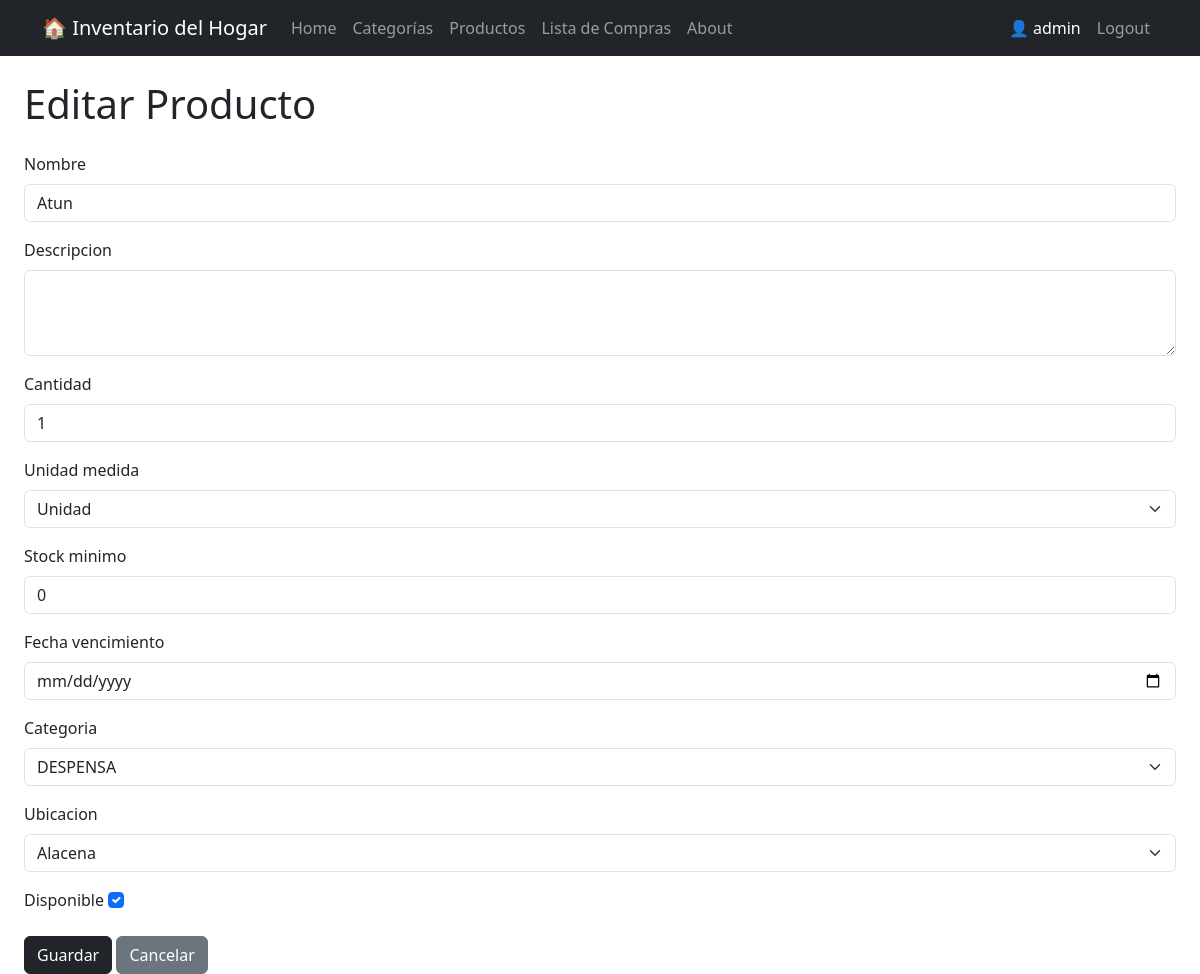
Page /productos/editar/6/ (signed in) on the earlier database version.
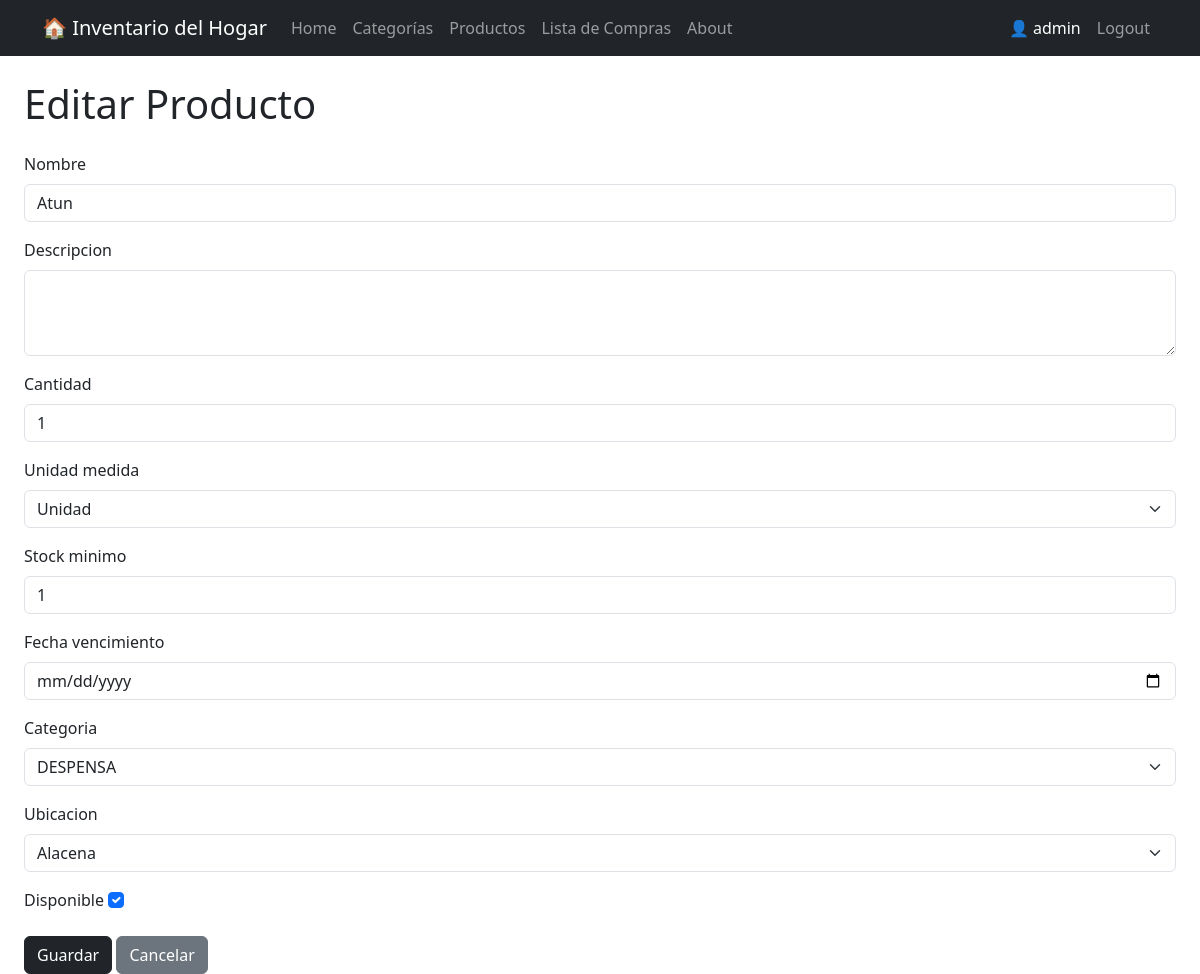
Same page on the later database version.
### productos/models.py (models this page shows, shortened)
class Producto(models.Model):
    class UnidadMedida(models.TextChoices):
        KG = 'KG', 'Kilogramo'
        GR = 'GR', 'Gramo'
        LT = 'LT', 'Litro'
        ML = 'ML', 'Mililitro'
        UNIDAD = 'UNIDAD', 'Unidad'
    class Ubicacion(models.TextChoices):
        ALACENA = 'ALACENA', 'Alacena'
        HELADERA = 'HELADERA', 'Heladera'
        FREEZER = 'FREEZER', 'Freezer'
        DESPENSA = 'DESPENSA', 'Despensa'
        BAÑO="BAÑO" ,"Baño"
    nombre = models.CharField(max_length=100)
    descripcion = models.TextField(null=True, blank=True)
    cantidad = models.IntegerField()
    unidad_medida = models.CharField(max_length=10, choices=UnidadMedida.choices)
    stock_minimo = models.IntegerField()
    fecha_vencimiento = models.DateField(null=True, blank=True)
    categoria = models.ForeignKey(Categoria, on_delete=models.CASCADE)
    ubicacion = models.CharField(max_length=10, choices=Ubicacion.choices)
    disponible = models.BooleanField(default=True)

### productos/views.py (the view)
# urls.py: path('editar/<int:pk>/', views.editar_producto, name='editar'),
@login_required
def editar_producto(request, pk):
    producto = get_object_or_404(Producto, pk=pk)
    if request.method == 'POST':
        form = ProductoForm(request.POST, instance=producto)
        if form.is_valid():
            form.save()
            return redirect('productos:lista')
    else:
        form = ProductoForm(instance=producto)
    return render(request, 'productos/editar_producto.html', {'form': form})

### productos/forms.py
class ProductoForm(forms.ModelForm):
    class Meta:
        model = Producto
        fields = ['nombre', 'descripcion', 'cantidad', 'unidad_medida', 'stock_minimo', 'fecha_vencimiento', 'categoria', 'ubicacion', 'disponible']
        widgets = {
            'nombre': forms.TextInput(attrs={'class': 'form-control'}),
            'descripcion': forms.Textarea(attrs={'class': 'form-control', 'rows': 3}),
            'cantidad': forms.NumberInput(attrs={'class': 'form-control'}),
            'unidad_medida': forms.Select(attrs={'class': 'form-select'}),
            'stock_minimo': forms.NumberInput(attrs={'class': 'form-control'}),
            'fecha_vencimiento': forms.DateInput(attrs={'class': 'form-control', 'type': 'date'}),
            'categoria': forms.Select(attrs={'class': 'form-select'}),
            'ubicacion': forms.Select(attrs={'class': 'form-select'}),
            'disponible': forms.CheckboxInput(attrs={'class': 'form-check-input'}),
        }

### categorias/models.py (called while the page is built)
    def __str__(self):
        return f"{self.nombre.upper()}"

### productos/templates/productos/editar_producto.html (shortened to what this page needs)
{% extends 'core/base.html' %}
{% block content %}
    <h1 class="mb-4">Editar Producto</h1>
    <form method="POST">
        {% for field in form %}
            <div class="mb-3">
                <label class="form-label">{{ field.label }}</label>
                {{ field }}
            </div>
        {% endfor %}
        <button type="submit" class="btn btn-dark">Guardar</button>
        <a href="{% url 'productos:lista' %}" class="btn btn-secondary">Cancelar</a>
    </form>
{% endblock %}

Differences in the rows shown:
changed Producto "Atun": stock_minimo "0" → "1"
